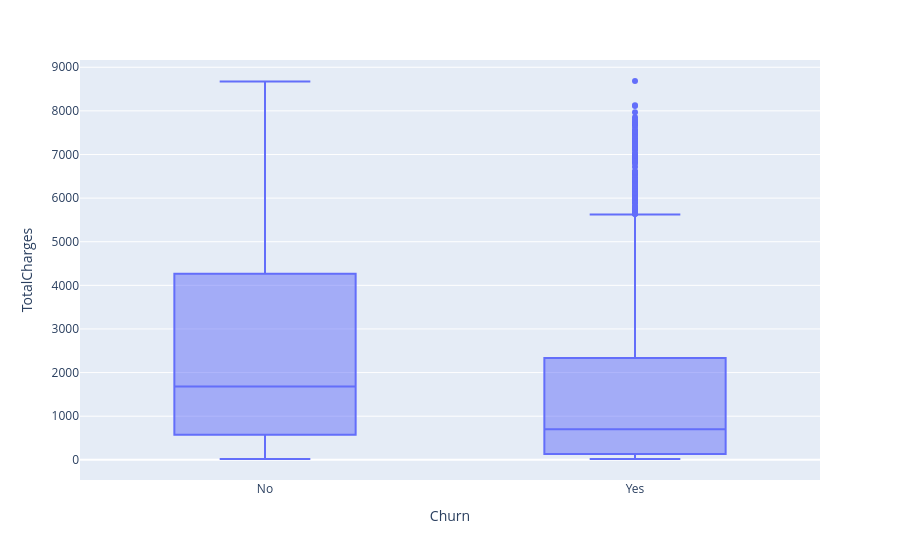

The notebook cell saved with this chart:
### Markdown cell above
* this plot we can see that the distribution between who churn and monthly charge are different

### Code cell
fig = px.box(df, x='Churn', y='TotalCharges')

fig.show()

### Figure 1 — Plotly figure (JSON) as saved in the notebook; plotly's stock layout.template omitted (floating-point values rounded to 4 significant figures; data arrays with more than 128 entries replaced by an {"elided": "..."} marker saying what was removed)
{"data": [{"alignmentgroup": "True", "hovertemplate": "Churn=%{x}<br>TotalCharges=%{y}<extra></extra>", "legendgroup": "", "marker": {"color": "#636efa"}, "name": "", "notched": false, "offsetgroup": "", "orientation": "v", "showlegend": false, "type": "box", "x": {"elided": "7032 str values"}, "x0": " ", "xaxis": "x", "y": {"elided": "7032 float values"}, "y0": " ", "yaxis": "y"}], "layout": {"boxmode": "group", "legend": {"tracegroupgap": 0}, "margin": {"t": 60}, "xaxis": {"anchor": "y", "domain": [0.0, 1.0], "title": {"text": "Churn"}}, "yaxis": {"anchor": "x", "domain": [0.0, 1.0], "title": {"text": "TotalCharges"}}}}
